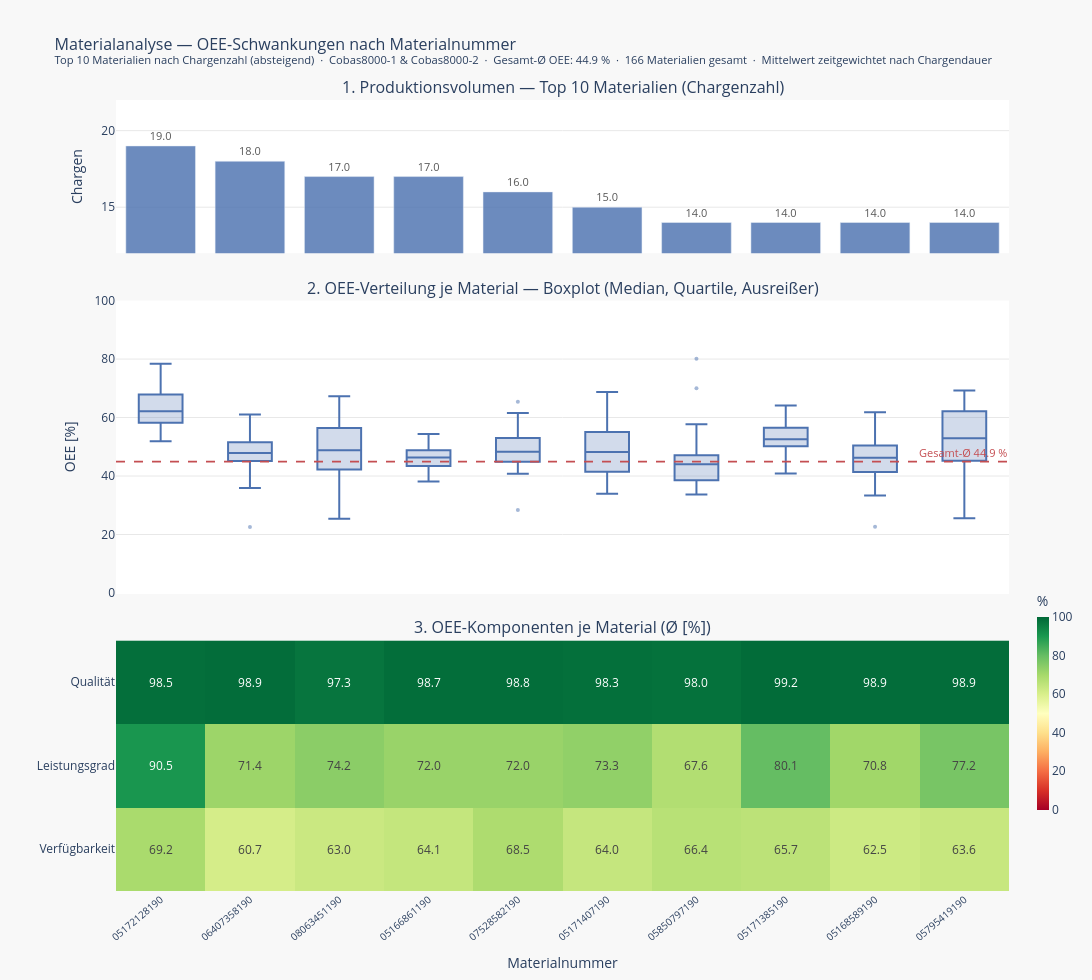

The code cell stored with this chart in its notebook:
### Code cell
import plotly.graph_objects as go
from plotly.subplots import make_subplots

# ── 8 · Materialanalyse — Visualisierung ─────────────────────────────────────
#
# Drei gestapelte Teildiagramme (gemeinsame X-Achse = Materialnummer):
#   ① Chargenzahl je Material   → Produktionsvolumen
#   ② Ø OEE ± σ je Material     → Leistungsniveau & Schwankungsbreite
#   ③ Heatmap OEE-Komponenten   → Wo liegt der OEE-Verlust je Material?
#
# Materialien links = höchstes Volumen (absteigend sortiert).

labels    = mat_top[MATERIAL_COL].tolist()
overall_m = np.average(df_both["oee_pct"], weights=df_both["duration_min"])

fig = make_subplots(
    rows=3, cols=1,
    shared_xaxes=True,
    vertical_spacing=0.06,
    subplot_titles=(
        f"1. Produktionsvolumen — Top {TOP_N} Materialien (Chargenzahl)",
        "2. OEE-Verteilung je Material — Boxplot (Median, Quartile, Ausreißer)",
        "3. OEE-Komponenten je Material (Ø [%])",
    ),
    row_heights=[0.22, 0.42, 0.36],
)

# ── ① Volumen-Balken ──────────────────────────────────────────────────────
chargen_vals = mat_top["chargen"].tolist()
fig.add_trace(
    go.Bar(
        x             = labels,
        y             = chargen_vals,
        name          = "Chargenzahl",
        marker_color  = "#4C72B0",
        opacity       = 0.82,
        text          = chargen_vals,
        textposition  = "outside",
        textfont      = dict(size=11, color="#333333"),
        hovertemplate = (
            "<b>Material %{x}</b><br>"
            "Chargen: %{y}<br>"
            "Gesamtmenge: %{customdata:,.0f}"
            "<extra></extra>"
        ),
        customdata = mat_top["qty_total"].tolist(),
    ),
    row=1, col=1,
)

# ── ② Boxplot OEE-Verteilung je Material ────────────────────────────────
df_box = df_both[df_both[MATERIAL_COL].isin(labels)].copy()
df_box[MATERIAL_COL] = pd.Categorical(df_box[MATERIAL_COL], categories=labels, ordered=True)
df_box = df_box.sort_values(MATERIAL_COL)

fig.add_trace(
    go.Box(
        x             = df_box[MATERIAL_COL].astype(str),
        y             = df_box["oee_pct"],
        name          = "OEE-Verteilung",
        marker_color  = "#4C72B0",
        line_color    = "#4C72B0",
        fillcolor     = "rgba(76, 114, 176, 0.25)",
        boxpoints     = "outliers",
        jitter        = 0,
        marker        = dict(size=4, opacity=0.5),
        hovertemplate = (
            "<b>Material %{x}</b><br>"
            "OEE: %{y:.1f} %"
            "<extra></extra>"
        ),
    ),
    row=2, col=1,
)

# Gesamt-Ø Referenzlinie (zeitgewichtet)
fig.add_hline(
    y                   = overall_m,
    line                = dict(color="#C44E52", width=1.8, dash="dash"),
    annotation_text     = f"Gesamt-Ø {overall_m:.1f} %",
    annotation_position = "top right",
    annotation_font     = dict(color="#C44E52", size=11),
    row=2, col=1,
)

# ── ③ Heatmap OEE-Komponenten ─────────────────────────────────────────────
comp_matrix = [
    mat_top["avail_mean"].round(1).tolist(),
    mat_top["perf_mean"].round(1).tolist(),
    mat_top["qual_mean"].round(1).tolist(),
]
comp_labels = ["Verfügbarkeit", "Leistungsgrad", "Qualität"]

fig.add_trace(
    go.Heatmap(
        z             = comp_matrix,
        x             = labels,
        y             = comp_labels,
        colorscale    = "RdYlGn",
        zmin          = 0,
        zmax          = 100,
        text          = [[f"{v:.1f}" for v in row] for row in comp_matrix],
        texttemplate  = "%{text}",
        hovertemplate = (
            "<b>Material %{x}</b><br>"
            "%{y}: %{z:.1f} %"
            "<extra></extra>"
        ),
        showscale = True,
        colorbar  = dict(
            title     = "%",
            thickness = 12,
            len       = 0.30,
            y         = 0.09,
            yanchor   = "bottom",
        ),
    ),
    row=3, col=1,
)

# ── Layout ────────────────────────────────────────────────────────────────
fig.update_layout(
    title = dict(
        text = (
            f"Materialanalyse — OEE-Schwankungen nach Materialnummer<br>"
            f"<sup>Top {TOP_N} Materialien nach Chargenzahl (absteigend)  ·  "
            f"Cobas8000-1 & Cobas8000-2  ·  "
            f"Gesamt-Ø OEE: {overall_m:.1f} %  ·  "
            f"{len(mat_stats)} Materialien gesamt  ·  Mittelwert zeitgewichtet nach Chargendauer</sup>"
        ),
        font = dict(size=16),
    ),
    height        = 980,
    width         = 1100,
    plot_bgcolor  = "white",
    paper_bgcolor = "#f8f8f8",
    showlegend    = False,
    hovermode     = "x unified",
    bargap        = 0.22,
)

chargen_min = min(chargen_vals)
chargen_max = max(chargen_vals)
fig.update_yaxes(title_text="Chargen",
                 range=[chargen_min - 2, chargen_max + 3],
                 showgrid=True, gridcolor="#e8e8e8", row=1, col=1)
fig.update_yaxes(title_text="OEE [%]",  range=[0, 100],
                 showgrid=True, gridcolor="#e8e8e8", row=2, col=1)
fig.update_yaxes(title_text="",         row=3, col=1)
fig.update_xaxes(title_text="Materialnummer",
                 tickangle=-40, tickfont=dict(size=10), row=3, col=1)

fig.show()

### Figure 1 — Plotly figure (JSON) as saved in the notebook; plotly's stock layout.template omitted (floating-point values rounded to 4 significant figures; data arrays with more than 128 entries replaced by an {"elided": "..."} marker saying what was removed)
{"data": [{"customdata": [1045686, 674545, 1004692, 654110, 810086, 396362, 440512, 602082, 641161, 432440], "hovertemplate": "<b>Material %{x}</b><br>Chargen: %{y}<br>Gesamtmenge: %{customdata:,.0f}<extra></extra>", "marker": {"color": "#4C72B0"}, "name": "Chargenzahl", "opacity": 0.82, "text": ["19.0", "18.0", "17.0", "17.0", "16.0", "15.0", "14.0", "14.0", "14.0", "14.0"], "textfont": {"color": "#333333", "size": 11}, "textposition": "outside", "type": "bar", "x": ["05172128190", "06407358190", "08063451190", "05166861190", "07528582190", "05171407190", "05850797190", "05171385190", "05168589190", "05795419190"], "xaxis": "x", "y": [19, 18, 17, 17, 16, 15, 14, 14, 14, 14], "yaxis": "y"}, {"boxpoints": "outliers", "fillcolor": "rgba(76, 114, 176, 0.25)", "hovertemplate": "<b>Material %{x}</b><br>OEE: %{y:.1f} %<extra></extra>", "jitter": 0, "line": {"color": "#4C72B0"}, "marker": {"color": "#4C72B0", "opacity": 0.5, "size": 4}, "name": "OEE-Verteilung", "type": "box", "x": {"elided": "158 str values"}, "xaxis": "x2", "y": {"elided": "158 float values"}, "yaxis": "y2"}, {"colorbar": {"len": 0.3, "thickness": 12, "title": {"text": "%"}, "y": 0.09, "yanchor": "bottom"}, "colorscale": [[0, "rgb(165,0,38)"], [0.1, "rgb(215,48,39)"], [0.2, "rgb(244,109,67)"], [0.3, "rgb(253,174,97)"], [0.4, "rgb(254,224,139)"], [0.5, "rgb(255,255,191)"], [0.6, "rgb(217,239,139)"], [0.7, "rgb(166,217,106)"], [0.8, "rgb(102,189,99)"], [0.9, "rgb(26,152,80)"], [1, "rgb(0,104,55)"]], "hovertemplate": "<b>Material %{x}</b><br>%{y}: %{z:.1f} %<extra></extra>", "showscale": true, "text": [["69.2", "60.7", "63.0", "64.1", "68.5", "64.0", "66.4", "65.7", "62.5", "63.6"], ["90.5", "71.4", "74.2", "72.0", "72.0", "73.3", "67.6", "80.1", "70.8", "77.2"], ["98.5", "98.9", "97.3", "98.7", "98.8", "98.3", "98.0", "99.2", "98.9", "98.9"]], "texttemplate": "%{text}", "type": "heatmap", "x": ["05172128190", "06407358190", "08063451190", "05166861190", "07528582190", "05171407190", "05850797190", "05171385190", "05168589190", "05795419190"], "xaxis": "x3", "y": ["Verfügbarkeit", "Leistungsgrad", "Qualität"], "yaxis": "y3", "z": [[69.2, 60.7, 63, 64.1, 68.5, 64, 66.4, 65.7, 62.5, 63.6], [90.5, 71.4, 74.2, 72, 72, 73.3, 67.6, 80.1, 70.8, 77.2], [98.5, 98.9, 97.3, 98.7, 98.8, 98.3, 98, 99.2, 98.9, 98.9]], "zmax": 100, "zmin": 0}], "layout": {"annotations": [{"font": {"size": 16}, "showarrow": false, "text": "1. Produktionsvolumen — Top 10 Materialien (Chargenzahl)", "x": 0.5, "xanchor": "center", "xref": "paper", "y": 1.0, "yanchor": "bottom", "yref": "paper"}, {"font": {"size": 16}, "showarrow": false, "text": "2. OEE-Verteilung je Material — Boxplot (Median, Quartile, Ausreißer)", "x": 0.5, "xanchor": "center", "xref": "paper", "y": 0.7464, "yanchor": "bottom", "yref": "paper"}, {"font": {"size": 16}, "showarrow": false, "text": "3. OEE-Komponenten je Material (Ø [%])", "x": 0.5, "xanchor": "center", "xref": "paper", "y": 0.3168, "yanchor": "bottom", "yref": "paper"}, {"font": {"color": "#C44E52", "size": 11}, "showarrow": false, "text": "Gesamt-Ø 44.9 %", "x": 1, "xanchor": "right", "xref": "x2 domain", "y": 44.94, "yanchor": "bottom", "yref": "y2"}], "bargap": 0.22, "height": 980, "hovermode": "x unified", "paper_bgcolor": "#f8f8f8", "plot_bgcolor": "white", "shapes": [{"line": {"color": "#C44E52", "dash": "dash", "width": 1.8}, "type": "line", "x0": 0, "x1": 1, "xref": "x2 domain", "y0": 44.94, "y1": 44.94, "yref": "y2"}], "showlegend": false, "title": {"font": {"size": 16}, "text": "Materialanalyse — OEE-Schwankungen nach Materialnummer<br><sup>Top 10 Materialien nach Chargenzahl (absteigend)  ·  Cobas8000-1 & Cobas8000-2  ·  Gesamt-Ø OEE: 44.9 %  ·  166 Materialien gesamt  ·  Mittelwert zeitgewichtet nach Chargendauer</sup>"}, "width": 1100, "xaxis": {"anchor": "y", "domain": [0, 1], "matches": "x3", "showticklabels": false}, "xaxis2": {"anchor": "y2", "domain": [0, 1], "matches": "x3", "showticklabels": false}, "xaxis3": {"anchor": "y3", "domain": [0, 1], "tickangle": -40, "tickfont": {"size": 10}, "title": {"text": "Materialnummer"}}, "yaxis": {"anchor": "x", "domain": [0.8064, 1.0], "gridcolor": "#e8e8e8", "range": [12, 22], "showgrid": true, "title": {"text": "Chargen"}}, "yaxis2": {"anchor": "x2", "domain": [0.3768, 0.7464], "gridcolor": "#e8e8e8", "range": [0, 100], "showgrid": true, "title": {"text": "OEE [%]"}}, "yaxis3": {"anchor": "x3", "domain": [0, 0.3168], "title": {"text": ""}}}}
